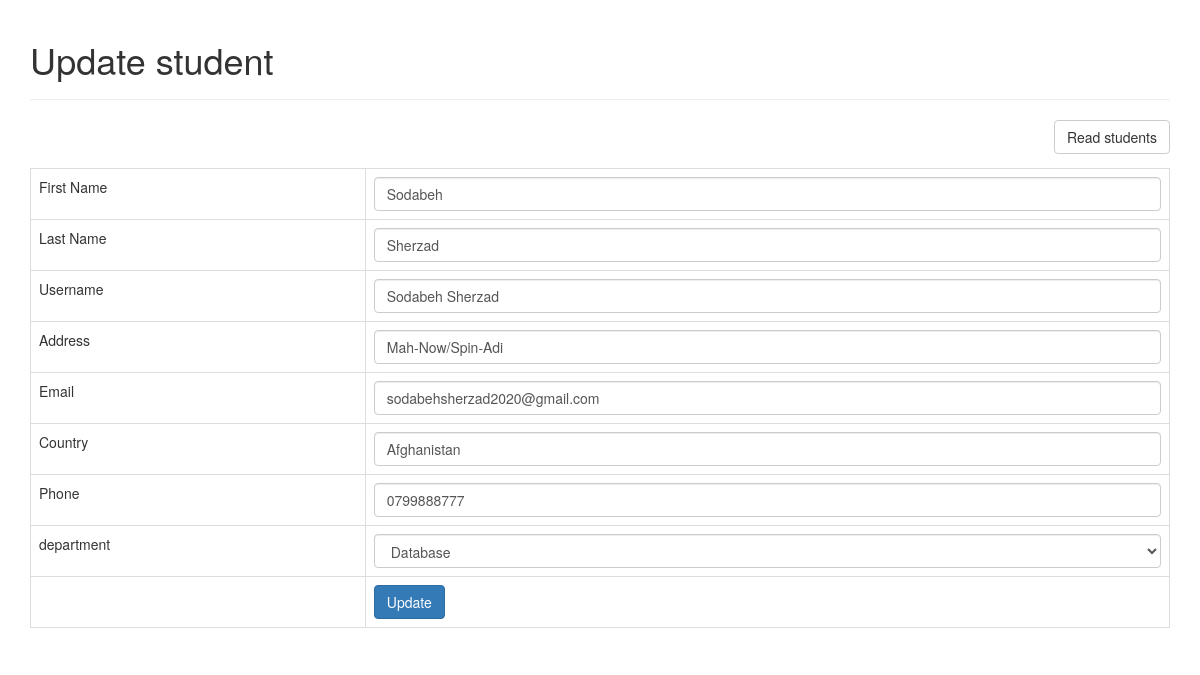
Page /update_student.php?id=1 on the committed database.
### tables this page shows
CREATE TABLE IF NOT EXISTS `students` (
  `id` int(11) NOT NULL AUTO_INCREMENT,
  `first_name` varchar(32) NOT NULL,
  `last_name` varchar(55) NOT NULL,
  `username` varchar(55) NOT NULL,
  `department_id` int(11) NOT NULL,
  `created` datetime NOT NULL,
  `modified` timestamp NOT NULL DEFAULT CURRENT_TIMESTAMP,
  `image` varchar(250) DEFAULT NULL,
  `address` varchar(255) DEFAULT NULL,
  `email` varchar(55) DEFAULT NULL,
  `country` varchar(55) DEFAULT NULL,
  `phone` varchar(12) DEFAULT NULL,
  `password` varchar(55) DEFAULT NULL,
  PRIMARY KEY (`id`)
);

### objects/student.php (called while the page is built, shortened)
<?php
class Student
{
    private $conn;
    private $table_name = "students";
    public $id;
    public function __construct($db)
    {
        $this->conn = $db;
    }
    public function readOne()
    {
        $query = "SELECT id, first_name, last_name, username, department_id,
                    image, address, email, country, phone
            FROM " . $this->table_name . "
            WHERE id = ?
            LIMIT 0,1";
        $stmt = $this->conn->prepare($query);
        $stmt->bindParam(1, $this->id);
        $stmt->execute();
        $row = $stmt->fetch(PDO::FETCH_ASSOC);
        $this->first_name = $row['first_name'];
        $this->last_name = $row['last_name'];
        $this->username = $row['username'];
        $this->department_id = $row['department_id'];
        $this->address = $row['address'];
        $this->email = $row['email'];
        $this->country = $row['country'];
        $this->phone = $row['phone'];
    }
}

### objects/department.php (called while the page is built, shortened)
<?php
class Department
{
    private $conn;
    private $table_name = "departments";
    public function __construct($db)
    {
        $this->conn = $db;
    }
    public function read()
    {
        $query = "SELECT
                    id, name
                FROM
                    " . $this->table_name . "
                ORDER BY
                    name";
        $stmt = $this->conn->prepare($query);
        $stmt->execute();
        return $stmt;
    }
}

### update_student.php (the view, shortened to what this page needs)
<?php
include_once "header.php";
$id = isset($_GET['id']) ? $_GET['id'] : die('ERROR: missing ID.');
include_once 'objects/student.php';
include_once 'objects/department.php';
$database = new Database();
$db = $database->getConnection();
$student = new student($db);
$department = new department($db);
$student->id = $id;
$student->readOne();
echo "<div class='right-button-margin'>";
echo "<a href='index.php' class='btn btn-default pull-right'>Read students</a>";
echo "</div>";
?>
<form action="<?php echo htmlspecialchars($_SERVER["PHP_SELF"] . "?id={$id}"); ?>" method="post">
    <table class='table table-hover table-responsive table-bordered'>
    <tr>
            <td>First Name</td>
            <td><input type='text' name='first_name' value='<?php echo $student->first_name; ?>' class='form-control' /></td>
        </tr>
        <tr>
            <td>Last Name</td>
            <td><input type='text' name='last_name' value='<?php echo $student->last_name; ?>' class='form-control' /></td>
        </tr>
        <tr>
            <td>Username</td>
            <td><input type='text' name='username' value='<?php echo $student->username; ?>' class='form-control' /></td>
        </tr>
        <tr>
            <td>Address</td>
            <td><input type='text' name='address' value='<?php echo $student->address; ?>' class='form-control' /></td>
        </tr>
        <tr>
            <td>Email</td>
            <td><input type='text' name='email' value='<?php echo $student->email; ?>' class='form-control' /></td>
        </tr>
        <tr>
            <td>Country</td>
            <td><input type='text' name='country' value='<?php echo $student->country; ?>' class='form-control' /></td>
        </tr>
        <tr>
            <td>Phone</td>
            <td><input type='text' name='phone' value='<?php echo $student->phone; ?>' class='form-control' /></td>
        </tr>
        <tr>
            <td>department</td>
            <td>
                <?php
$stmt = $department->read();
echo "<select class='form-control' name='department_id'>";
while ($row_department = $stmt->fetch(PDO::FETCH_ASSOC)) {
    extract($row_department);
    if ($student->department_id == $id) {
        echo "<option value='$id' selected>";
    } else {
        echo "<option value='$id'>";
    }
    echo "$name</option>";
}
echo "</select>";
?>
            </td>
        </tr>
        <tr>
            <td></td>
            <td>
                <button type="submit" class="btn btn-primary">Update</button>
            </td>
        </tr>
    </table>
</form>
<?php
include_once "footer.php";
?>

### header.php (style rules this page uses)
.right-button-margin { margin: 0 0 1em 0; overflow: hidden; }

### rows in the picture
students: first_name "Sodabeh", last_name "Sherzad", username "Sodabeh Sherzad", address "Mah-Now/Spin-Adi", email "sodabehsherzad2020@gmail.com", country "Afghanistan", phone "0799888777"

### other values in the picture
$page_title "Update student"
form field department_id "Database"
